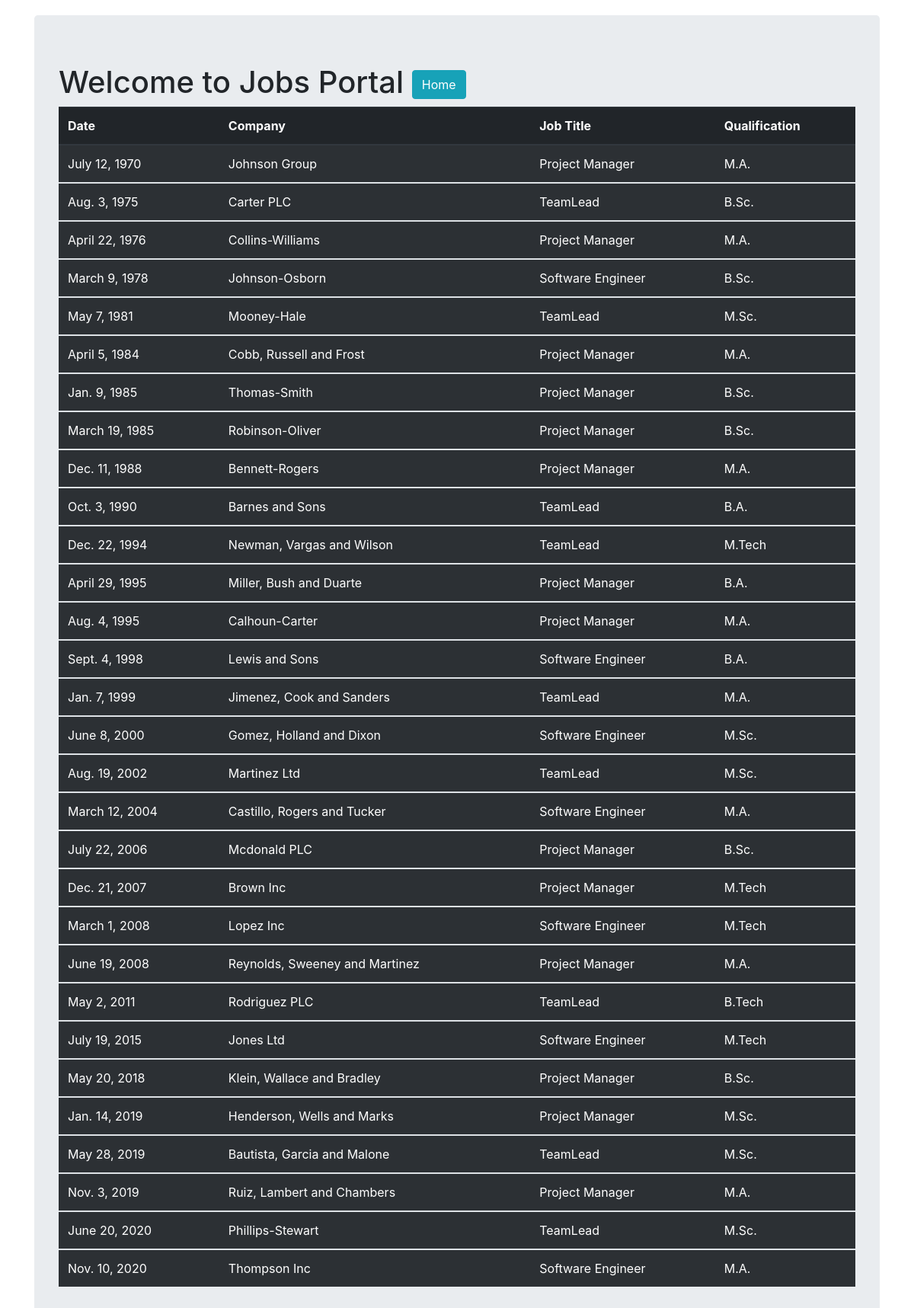
The app's page /welcome/ with its own data.
### welcomeApp/models.py (models this page shows, shortened)
class HydJobs(models.Model):
    date = models.DateField()
    company = models.CharField(max_length=30)
    job_title = models.CharField(max_length=30)
    qualification = models.CharField(max_length=30)

### welcomeApp/views.py (the view)
# urls.py: path('welcome/', views.hydJobsInfo_view),
def hydJobsInfo_view(request):
    jobsinfo = HydJobs.objects.order_by('date')
    my_dict = {'hyd_jobList': jobsinfo}
    return render(request, 'welcomeApp/hyd_jobs.html', context=my_dict)

### templates/welcomeApp/hyd_jobs.html (shortened to what this page needs)
<!DOCTYPE html>
{% load staticfiles %}
<html lang="en">
<head>
    <link rel="stylesheet" href="{% static "css/bootstrap.css" %}">
</head>
<body>
    <div class="container" style="margin-top: 20px;">
        <div class="jumbotron container">
            <h1 class="first">Welcome to Jobs Portal
                <span><a href="/home" class="btn btn-info">Home</a></span>
            </h1>
            {% if hyd_jobList %}
                <table class="table table-striped table-dark table-hover">
                    <thead>
                        <th>Date</th>
                        <th>Company</th>
                        <th>Job Title</th>
                        <th>Qualification</th>
                    </thead>
                    {% for hyd in hyd_jobList %}
                        <tbody>
                            <tr>
                                <td>{{hyd.date}}</td>
                                <td>{{hyd.company}}</td>
                                <td>{{hyd.job_title}}</td>
                                <td>{{hyd.qualification}}</td>
                            </tr>
                        </tbody>
                    {% endfor %}
                </table>
            {% else %}
                <p>No information available...</p>
            {% endif %}
        </div>
    </div>
</body>
</html>

### records on screen
HydJobs: date "July 12, 1970", company "Johnson Group", job_title "Project Manager", qualification "M.A."
HydJobs: date "Aug. 3, 1975", company "Carter PLC", job_title "TeamLead", qualification "B.Sc."
HydJobs: date "April 22, 1976", company "Collins-Williams", job_title "Project Manager", qualification "M.A."
HydJobs: date "March 9, 1978", company "Johnson-Osborn", job_title "Software Engineer", qualification "B.Sc."
HydJobs: date "May 7, 1981", company "Mooney-Hale", job_title "TeamLead", qualification "M.Sc."
HydJobs: date "April 5, 1984", company "Cobb, Russell and Frost", job_title "Project Manager", qualification "M.A."
HydJobs: date "Jan. 9, 1985", company "Thomas-Smith", job_title "Project Manager", qualification "B.Sc."
HydJobs: date "March 19, 1985", company "Robinson-Oliver", job_title "Project Manager", qualification "B.Sc."
HydJobs: date "Dec. 11, 1988", company "Bennett-Rogers", job_title "Project Manager", qualification "M.A."
HydJobs: date "Oct. 3, 1990", company "Barnes and Sons", job_title "TeamLead", qualification "B.A."
HydJobs: date "Dec. 22, 1994", company "Newman, Vargas and Wilson", job_title "TeamLead", qualification "M.Tech"
HydJobs: date "April 29, 1995", company "Miller, Bush and Duarte", job_title "Project Manager", qualification "B.A."
HydJobs: date "Aug. 4, 1995", company "Calhoun-Carter", job_title "Project Manager", qualification "M.A."
HydJobs: date "Sept. 4, 1998", company "Lewis and Sons", job_title "Software Engineer", qualification "B.A."
HydJobs: date "Jan. 7, 1999", company "Jimenez, Cook and Sanders", job_title "TeamLead", qualification "M.A."
HydJobs: date "June 8, 2000", company "Gomez, Holland and Dixon", job_title "Software Engineer", qualification "M.Sc."
HydJobs: date "Aug. 19, 2002", company "Martinez Ltd", job_title "TeamLead", qualification "M.Sc."
HydJobs: date "March 12, 2004", company "Castillo, Rogers and Tucker", job_title "Software Engineer", qualification "M.A."
HydJobs: date "July 22, 2006", company "Mcdonald PLC", job_title "Project Manager", qualification "B.Sc."
HydJobs: date "Dec. 21, 2007", company "Brown Inc", job_title "Project Manager", qualification "M.Tech"
HydJobs: date "March 1, 2008", company "Lopez Inc", job_title "Software Engineer", qualification "M.Tech"
HydJobs: date "June 19, 2008", company "Reynolds, Sweeney and Martinez", job_title "Project Manager", qualification "M.A."
HydJobs: date "May 2, 2011", company "Rodriguez PLC", job_title "TeamLead", qualification "B.Tech"
HydJobs: date "July 19, 2015", company "Jones Ltd", job_title "Software Engineer", qualification "M.Tech"
HydJobs: date "May 20, 2018", company "Klein, Wallace and Bradley", job_title "Project Manager", qualification "B.Sc."
HydJobs: date "Jan. 14, 2019", company "Henderson, Wells and Marks", job_title "Project Manager", qualification "M.Sc."
HydJobs: date "May 28, 2019", company "Bautista, Garcia and Malone", job_title "TeamLead", qualification "M.Sc."
HydJobs: date "Nov. 3, 2019", company "Ruiz, Lambert and Chambers", job_title "Project Manager", qualification "M.A."
HydJobs: date "June 20, 2020", company "Phillips-Stewart", job_title "TeamLead", qualification "M.Sc."
HydJobs: date "Nov. 10, 2020", company "Thompson Inc", job_title "Software Engineer", qualification "M.A."
